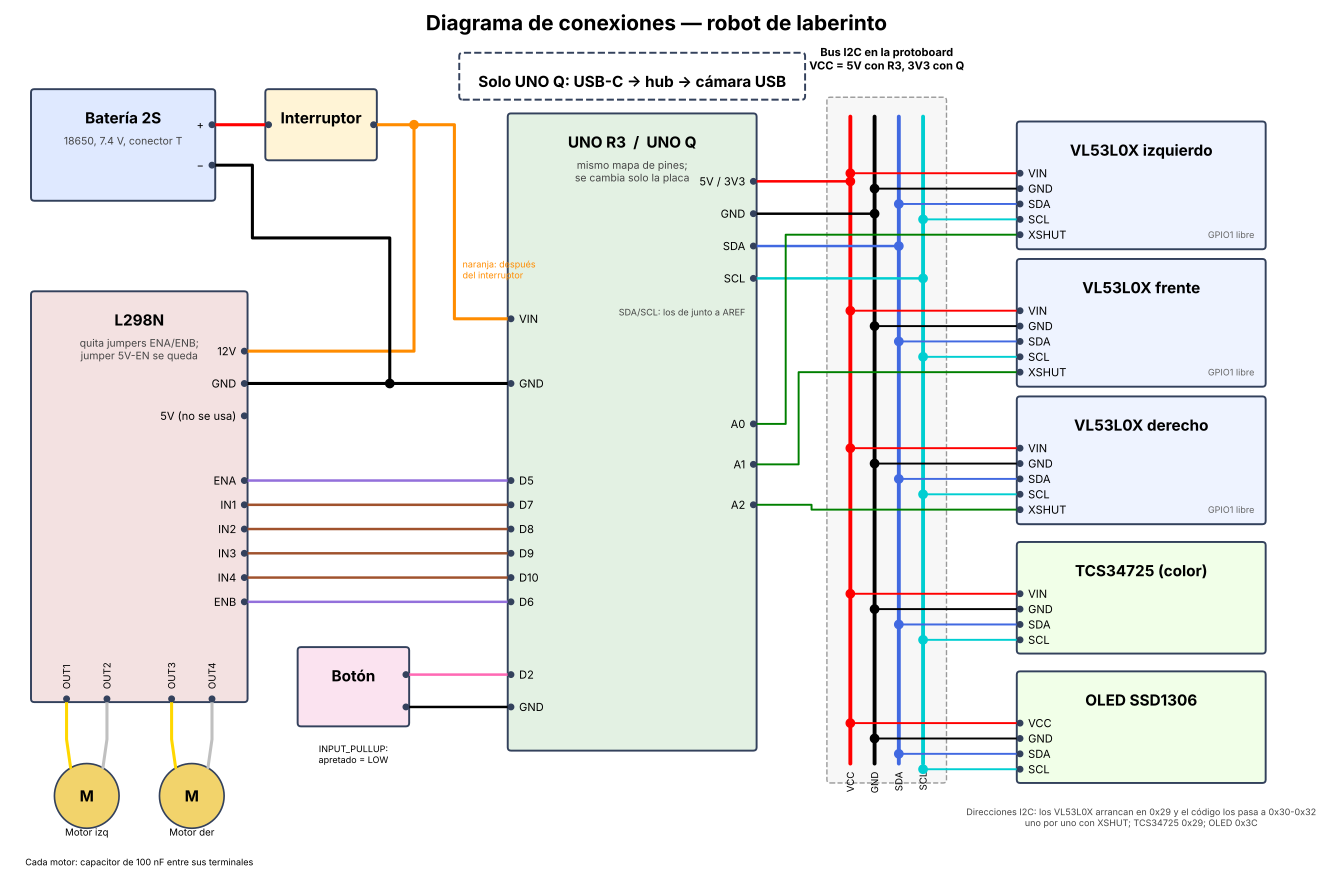

Recreate this plot in Python.
"""Diagrama de conexiones del robot (mismo para UNO R3 y UNO Q). Colores = cables.csv.
Uso: python3 docs/diagrama_conexiones.py  ->  docs/diagrama_conexiones.png y .pdf
"""
import os
import matplotlib
matplotlib.use("Agg")
import matplotlib.pyplot as plt
from matplotlib.patches import FancyBboxPatch, Circle

AQUI = os.path.dirname(os.path.abspath(__file__))
COL = {"VCC": "red", "GND": "black", "SDA": "royalblue", "SCL": "darkturquoise", "XSHUT": "green",
       "EN": "mediumpurple", "IN": "sienna", "PWR": "darkorange", "BTN": "hotpink"}

fig, ax = plt.subplots(figsize=(17, 10.5))
ax.set_xlim(0, 160)
ax.set_ylim(0, 100)
ax.set_aspect("equal")
ax.axis("off")


def caja(x, y, w, h, titulo, color="#e8eef7", sub=None, punteada=False):
    ax.add_patch(FancyBboxPatch((x, y), w, h, boxstyle="round,pad=0.4", fc=color, ec="#33415c", lw=1.4,
                                ls="--" if punteada else "-"))
    ax.text(x + w / 2, y + h - 2, titulo, ha="center", va="top", fontsize=11, weight="bold")
    if sub:
        ax.text(x + w / 2, y + h - 5.2, sub, ha="center", va="top", fontsize=7.5, color="#444")


def pin(x, y, nombre, lado):
    ax.plot(x, y, "o", ms=4, color="#33415c", zorder=5)
    ax.text(x + (-1 if lado == "der" else 1), y, nombre, ha="right" if lado == "der" else "left",
            va="center", fontsize=8)


def cable(pts, c, lw=2.2):
    xs, ys = zip(*pts)
    ax.plot(xs, ys, color=COL.get(c, c), lw=lw, solid_capstyle="round", zorder=3)


def nodo(x, y, c):
    ax.plot(x, y, "o", ms=6, color=COL.get(c, c), zorder=4)


# ---------- Bateria e interruptor ----------
caja(3, 80, 22, 13, "Batería 2S", "#dfe9ff", "18650, 7.4 V, conector T")
pin(25, 89, "+", "der"); pin(25, 84, "−", "der")
caja(32, 85, 13, 8, "Interruptor", "#fff4d6")
pin(32, 89, "", "izq"); pin(45, 89, "", "der")
cable([(25, 89), (32, 89)], "VCC")

# ---------- L298N ----------
LX, LY, LW, LH = 3, 18, 26, 50
caja(LX, LY, LW, LH, "L298N", "#f3e1e1", "quita jumpers ENA/ENB;\njumper 5V-EN se queda")
L = {"12V": 61, "GND": 57, "5V": 53, "ENA": 45, "IN1": 42, "IN2": 39, "IN3": 36, "IN4": 33, "ENB": 30}
for n, y in L.items():
    pin(LX + LW, y, n if n != "5V" else "5V (no se usa)", "der")
OUT = {"OUT1": 7, "OUT2": 12, "OUT3": 20, "OUT4": 25}
for n, x in OUT.items():
    ax.plot(x, LY, "o", ms=4, color="#33415c", zorder=5)
    ax.text(x, LY + 1.2, n, ha="center", va="bottom", fontsize=7, rotation=90)

# motores
for cx, nom, a, b in [(9.5, "Motor izq", "OUT1", "OUT2"), (22.5, "Motor der", "OUT3", "OUT4")]:
    ax.add_patch(Circle((cx, 6), 4, fc="#f2d36b", ec="#33415c", lw=1.2))
    ax.text(cx, 6, "M", ha="center", va="center", fontsize=11, weight="bold")
    ax.text(cx, 0.8, nom, ha="center", va="bottom", fontsize=7)
    cable([(OUT[a], LY), (OUT[a], 13), (cx - 2, 9.5)], "gold")
    cable([(OUT[b], LY), (OUT[b], 13), (cx + 2, 9.5)], "silver")

ax.text(16, -1.5, "Cada motor: capacitor de 100 nF entre sus terminales", ha="center", va="top", fontsize=6.5)

# ---------- Placa ----------
PX, PY, PW, PH = 62, 12, 30, 78
caja(PX, PY, PW, PH, "UNO R3  /  UNO Q", "#e3f1e3", "mismo mapa de pines;\nse cambia solo la placa")
P_IZQ = {"VIN": 65, "GND": 57, "D5": 45, "D7": 42, "D8": 39, "D9": 36, "D10": 33, "D6": 30, "D2": 21, "GND ": 17}
for n, y in P_IZQ.items():
    pin(PX, y, n.strip(), "izq")
P_DER = {"5V / 3V3": 82, "GND": 78, "SDA": 74, "SCL": 70, "A0": 52, "A1": 47, "A2": 42}
for n, y in P_DER.items():
    pin(PX + PW, y, n, "der")
ax.text(PX + PW - 1, 66.5, "SDA/SCL: los de junto a AREF", ha="right", va="top", fontsize=6.5, color="#444")

# potencia
cable([(45, 89), (50, 89), (50, L["12V"]), (LX + LW, L["12V"])], "PWR")
cable([(50, 89), (55, 89), (55, P_IZQ["VIN"]), (PX, P_IZQ["VIN"])], "PWR")
nodo(50, 89, "PWR")
cable([(25, 84), (30, 84), (30, 75), (47, 75), (47, L["GND"]), (LX + LW, L["GND"])], "GND")
cable([(47, L["GND"]), (PX, P_IZQ["GND"])], "GND")
nodo(47, L["GND"], "GND")
ax.text(56, 70, "naranja: después\ndel interruptor", fontsize=6.5, color=COL["PWR"])

# logica del L298N
for l298, placa, c in [("ENA", "D5", "EN"), ("IN1", "D7", "IN"), ("IN2", "D8", "IN"), ("IN3", "D9", "IN"),
                       ("IN4", "D10", "IN"), ("ENB", "D6", "EN")]:
    cable([(LX + LW, L[l298]), (PX, P_IZQ[placa])], c, lw=1.8)

# boton
caja(36, 15, 13, 9, "Botón", "#fbe3f0")
pin(49, 21, "", "der"); pin(49, 17, "", "der")
cable([(49, 21), (PX, 21)], "BTN", lw=1.8)
cable([(49, 17), (PX, 17)], "GND", lw=1.8)
ax.text(42.5, 12.5, "INPUT_PULLUP:\napretado = LOW", ha="center", va="top", fontsize=6.5)

# ---------- Bus I2C ----------
RIEL = {"VCC": 104, "GND": 107, "SDA": 110, "SCL": 113}
ax.add_patch(FancyBboxPatch((101.5, 8), 14, 84, boxstyle="round,pad=0.4", fc="#f7f7f7", ec="#999", lw=1, ls="--"))
ax.text(108.5, 95.5, "Bus I2C en la protoboard\nVCC = 5V con R3, 3V3 con Q", ha="center", va="bottom",
        fontsize=8, weight="bold")
for n, x in RIEL.items():
    cable([(x, 10), (x, 90)], n, lw=2.8)
    ax.text(x, 9, n, ha="center", va="top", fontsize=7, rotation=90)
for n, r in [("5V / 3V3", "VCC"), ("GND", "GND"), ("SDA", "SDA"), ("SCL", "SCL")]:
    cable([(PX + PW, P_DER[n]), (RIEL[r], P_DER[n])], r, lw=1.8)
    nodo(RIEL[r], P_DER[n], r)

# ---------- Sensores ----------
DX, DW = 125, 30
SENS = [("VL53L0X izquierdo", 74, "A0"), ("VL53L0X frente", 57, "A1"), ("VL53L0X derecho", 40, "A2"),
        ("TCS34725 (color)", 24, None), ("OLED SSD1306", 8, None)]
for i, (nom, y0, xs) in enumerate(SENS):
    h = 15 if xs else 13
    caja(DX, y0, DW, h, nom, "#eef3ff" if xs else "#f1ffe8")
    pines = [("VIN" if "OLED" not in nom else "VCC", "VCC"), ("GND", "GND"), ("SDA", "SDA"), ("SCL", "SCL")]
    for k, (pn, r) in enumerate(pines):
        y = y0 + h - 6 - k * 1.9
        pin(DX, y, pn, "izq")
        cable([(RIEL[r], y), (DX, y)], r, lw=1.4)
        nodo(RIEL[r], y, r)
    if xs:
        y = y0 + h - 6 - 4 * 1.9
        pin(DX, y, "XSHUT", "izq")
        xr = 96 + i * 1.6
        cable([(PX + PW, P_DER[xs]), (xr, P_DER[xs]), (xr, y), (DX, y)], "XSHUT", lw=1.4)
        ax.text(DX + DW - 1, y, "GPIO1 libre", ha="right", va="center", fontsize=6.5, color="#666")
ax.text(DX + DW / 2, 2, "Direcciones I2C: los VL53L0X arrancan en 0x29 y el código los pasa a 0x30-0x32\nuno por uno con XSHUT; TCS34725 0x29; OLED 0x3C",
        ha="center", va="bottom", fontsize=6.5, color="#444")

# ---------- Solo Q ----------
caja(56, 92.5, 42, 5, "Solo UNO Q: USB-C → hub → cámara USB", "#ffffff", punteada=True)

ax.set_title("Diagrama de conexiones — robot de laberinto", fontsize=15, weight="bold", pad=4)
for ext in ("png", "pdf"):
    fig.savefig(os.path.join(AQUI, f"diagrama_conexiones.{ext}"), dpi=170, bbox_inches="tight")
print("Generado diagrama_conexiones.png y .pdf")
